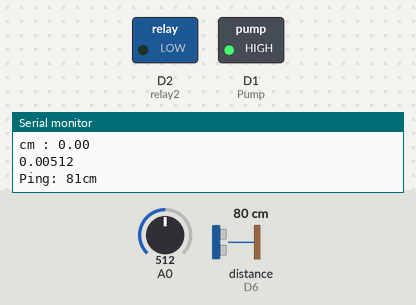
A sketch run on a simulated ESP8266 (NodeMCU). Parts: switched loads named in the sketch (green lamp = pin HIGH), the last lines printed to the serial monitor. The inputs (shaded band) are chosen by the test bench; at power-on: distance to the obstacle (sensor on D6) 80 cm, A0 = 512. The echo pulse lasts 58.3 µs per cm; WiFi joins after 1.5 s; servers stay silent unless stated.

Above: at 3.0 s.
3.1 s: distance to the obstacle (sensor on D6) set to 45 cm
8.0 s: distance to the obstacle (sensor on D6) set to 36 cm
At 11.5 s:
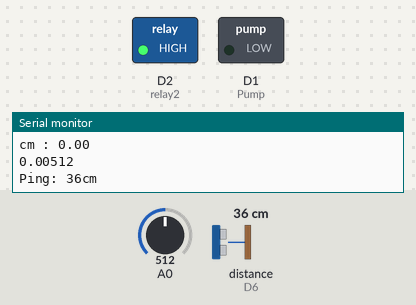
12.3 s: distance to the obstacle (sensor on D6) set to 60 cm
At 15.2 s:
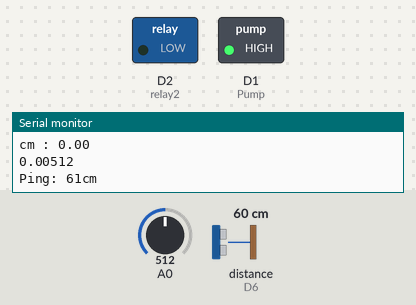
16.3 s: distance to the obstacle (sensor on D6) set to 2 cm
At 19.7 s:
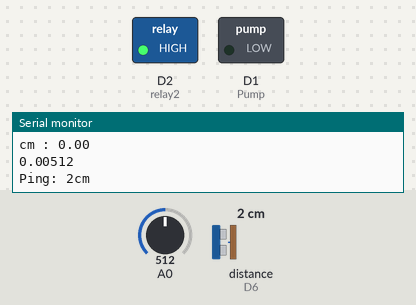
20.3 s: distance to the obstacle (sensor on D6) set to 120 cm
At 23.8 s:
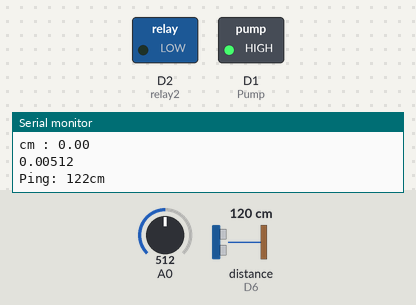
Timing chart, 0 to 25.3 s (numbered marks = the images above; inputs shaded):
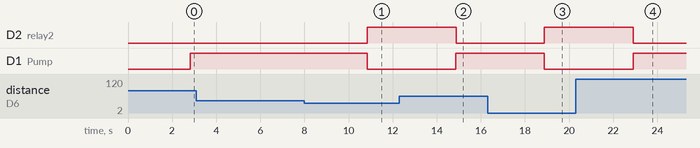

Measured:
- the behaviour switches between 41 and 40 cm on distance to the obstacle (sensor on D6) (found by bisection; images 0 and 1)
- after the input at 8.0 s, D2 (relay2): LOW → HIGH after 2.9 s; D1 (Pump): HIGH → LOW after 2.9 s
- after the input at 12.3 s, D2 (relay2): HIGH → LOW after 2.6 s; D1 (Pump): LOW → HIGH after 2.6 s
- after the input at 16.3 s, D2 (relay2): LOW → HIGH after 2.6 s; D1 (Pump): HIGH → LOW after 2.6 s
- after the input at 20.3 s, D2 (relay2): HIGH → LOW after 2.6 s; D1 (Pump): LOW → HIGH after 2.6 s

The sketch:

Pump.ino
```cpp
#include <NewPing.h>
#include <ESP8266WiFi.h>
#include <BlynkSimpleEsp8266.h>
#define TRIGGER_PIN  14 //D5
#define ECHO_PIN     12 //D6
#define MAX_DISTANCE 400
unsigned long int duration;
double inches , cm ;
//int Pump = D1;
int Pump = D1 ;
int relay2 = D2 ;
NewPing sonar(TRIGGER_PIN, ECHO_PIN, MAX_DISTANCE);
char auth[] = "j0hiWyxty_U9Pa44iJFdqOwvq-ZAuw9Q";
char ssid[] = "vivo1920";
char pass[] = "siriwan1234";

BlynkTimer timer;
WidgetLED led_onBoard(V0);


void myTimerEvent() {
  bool StatusLED = digitalRead(D0);
  if (StatusLED == LOW) {
    led_onBoard.on();
  } else {
    led_onBoard.off();
  }
}

void setup() {
  pinMode(Pump, OUTPUT);
   pinMode(relay2, OUTPUT);
   Blynk.begin(auth, ssid, pass);
  Serial.begin(9600);

}

void loop() {

Blynk.run();
  timer.run();

  digitalWrite(TRIGGER_PIN, HIGH);
  delayMicroseconds(10);
  digitalWrite(TRIGGER_PIN, LOW);

  duration = pulseIn(ECHO_PIN ,HIGH);
  inches = duration / 148.00;
  cm = duration / 58.00;
 Serial.print("cm : ");
 Serial.println(cm );
  Blynk.virtualWrite(V15, cm);

  Serial.print(inches);
  //Serial.print...
  //int pos = 90;
 // int po = -270;
  int sensorValue = analogRead(A0);
  Serial.println(sensorValue);
  //delay(100);
  Serial.print("Ping: ");
  Serial.print(sonar.ping_cm());
 Blynk.virtualWrite(V15, sonar.ping_cm() );
  Serial.println("cm");


if (sonar.ping_cm() <= 40){

  digitalWrite(Pump, LOW);
   delay(5);
   digitalWrite(relay2, HIGH);// ส่งให้ไฟติด
    delay(3000);
  }else{
   digitalWrite(Pump, HIGH);
    delay(5);
   digitalWrite(relay2, LOW);
    delay(3000);
  }
}
```
